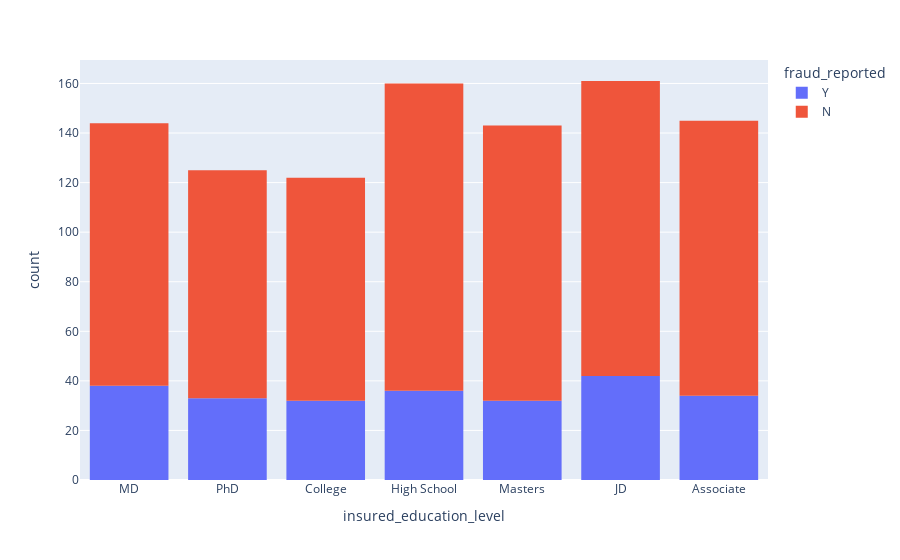

Source (notebook cell):
### Code cell
fig = px.histogram(df, x="insured_education_level", color="fraud_reported")
fig.show()

### Figure 1 — Plotly figure (JSON) as saved in the notebook; plotly's stock layout.template omitted (floating-point values rounded to 4 significant figures; data arrays with more than 128 entries replaced by an {"elided": "..."} marker saying what was removed)
{"data": [{"alignmentgroup": "True", "bingroup": "x", "hovertemplate": "fraud_reported=Y<br>insured_education_level=%{x}<br>count=%{y}<extra></extra>", "legendgroup": "Y", "marker": {"color": "#636efa", "pattern": {"shape": ""}}, "name": "Y", "offsetgroup": "Y", "orientation": "v", "showlegend": true, "type": "histogram", "x": {"elided": "247 str values"}, "xaxis": "x", "yaxis": "y"}, {"alignmentgroup": "True", "bingroup": "x", "hovertemplate": "fraud_reported=N<br>insured_education_level=%{x}<br>count=%{y}<extra></extra>", "legendgroup": "N", "marker": {"color": "#EF553B", "pattern": {"shape": ""}}, "name": "N", "offsetgroup": "N", "orientation": "v", "showlegend": true, "type": "histogram", "x": {"elided": "753 str values"}, "xaxis": "x", "yaxis": "y"}], "layout": {"barmode": "relative", "legend": {"title": {"text": "fraud_reported"}, "tracegroupgap": 0}, "margin": {"t": 60}, "xaxis": {"anchor": "y", "domain": [0, 1], "title": {"text": "insured_education_level"}}, "yaxis": {"anchor": "x", "domain": [0, 1], "title": {"text": "count"}}}}
